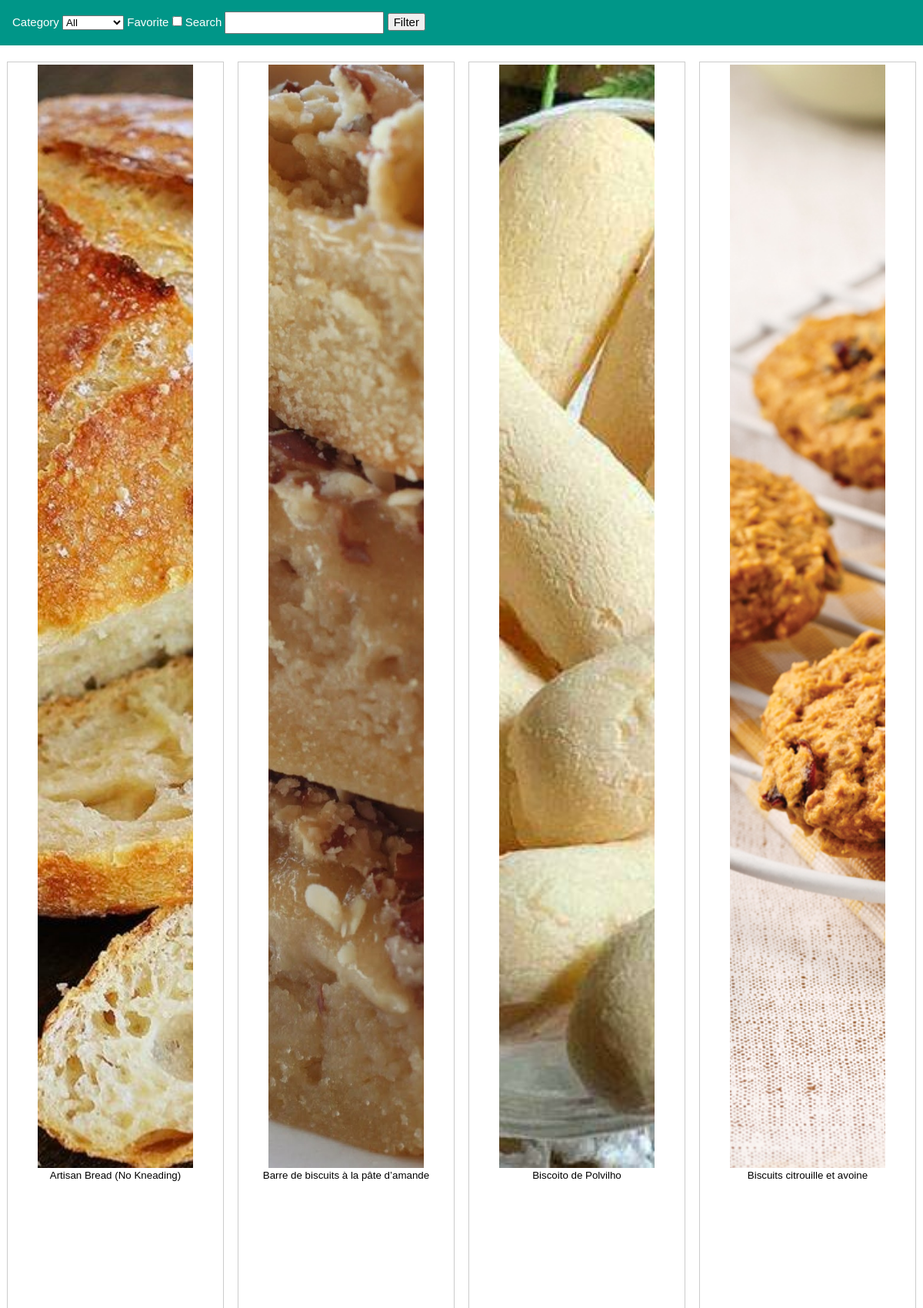
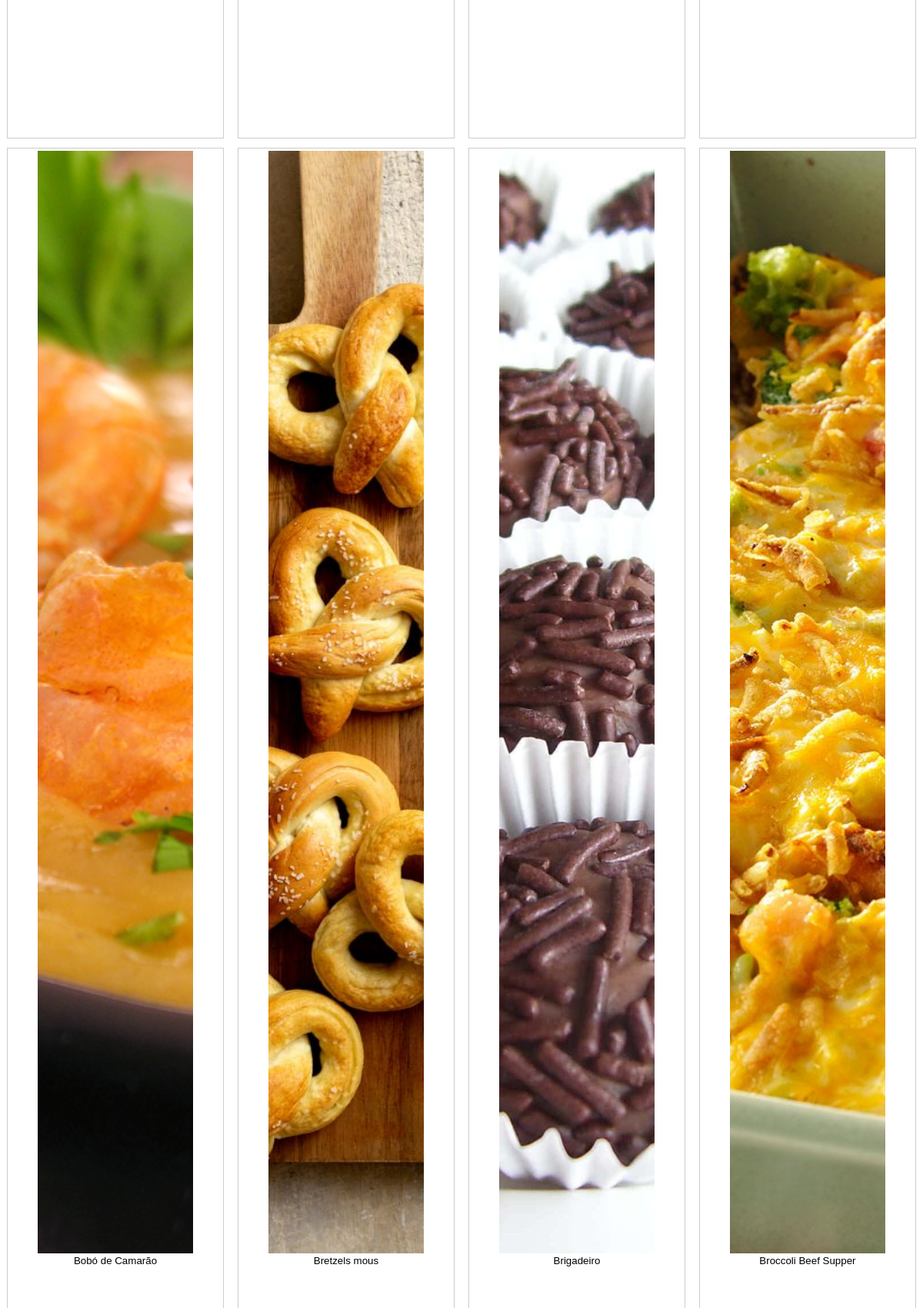
The page / (upper part) on the database its author committed (2 pictures, top to bottom).
### app_config.py (models this page shows, shortened)
class Recipe(db.Model):
    name = db.Column(db.String, nullable=False, unique=True, primary_key=True)
    prepTime = db.Column(db.String, nullable=False)
    cookingTime = db.Column(db.String, nullable=False)
    servings = db.Column(db.Integer, nullable=False)
    videoURL = db.Column(db.String, nullable=False)
    sourceURL = db.Column(db.String, nullable=False)
    steps = db.Column(db.Text, nullable=False)
    photo = db.Column(db.String, nullable=False)
    favorite = db.Column(db.Boolean, default=False)
    category = db.Column(db.String, nullable=False)
    tags = db.Column(db.String, nullable=False)
    ingredients = db.relationship('Ingredient', backref='recipe', lazy=True)

### app_index.py (the view)
@app.route('/', methods=['POST', 'GET'])
def index(category='All', favorite=False, tags=''):
    recipes = Recipe.query.order_by(Recipe.name)
    if request.method == 'POST':
        category = request.form.get('category')
        favorite = False
        if request.form.get('favorite') is not None:
            favorite = True
        tags = request.form['tags']
    if category != 'All':
        recipes = [i for i in recipes if category == i.category]
    if tags != '':
        recipes = [i for i in recipes if (tags.lower() in i.tags.lower()) or (tags.lower() in i.name.lower())]
    if favorite:
        recipes = [i for i in recipes if i.favorite]
    return render_template('index.html', recipes=recipes, category=category,
                           favorite=favorite, tags=tags, categories=known_categories)

### templates/index.html (shortened to what this page needs)
<!DOCTYPE html>
<html>
<head>
    <link rel="stylesheet" href="../static/css/index.css">
    <link rel='stylesheet' href='../static/css/fonts.css'>
</head>
<body>
    <header>
        <div class="header-container">
            <div class="form">
                <form action="/" method="POST">
                    <label for="fname">Category</label>
                    <select id="category" name="category">
                        <option value="All" {%if category == 'All' %} selected {%endif%}> All </option>
                    </select>
                    <label for="fname">Favorite</label>
                    <input type="checkbox", name="favorite" {%if favorite%}checked="checked"{%endif%}>
                    <label for="fname">Search</label>
                    <input type="text" name="tags" value="{{tags}}">
                    <input type="submit" value="Filter">
                </form>
            </div>
        </div>
    </header>
    {%for recipe in recipes%}
    <div class="responsive">
        <div class="gallery">
            <a target="_self" href="/recipe/{{recipe.name}}&scaling=1">
                <img src="{{recipe.photo}}" alt="{{recipe.name}}" width="600" height="400">
            </a>
            <div class="desc">{{recipe.name}}</div>
        </div>
    </div>
    {%endfor%}
</body>
</html>

### static/css/index.css (style rules this page uses)
body { --themeColor: #009688; --grey:#757575; }
.header-container { color:#fff!important; background-color:var(--themeColor)!important; text-align:left; display:inline-block; width:100%; margin-bottom:16px!important; padding:1em 16px; }
div.gallery { border: 1px solid #ccc; height: 20vmax; padding: 1% 5%; margin: 2% 1% }
div.gallery img { width: 80%; height: 80%; object-fit: cover; display: block; margin: auto; }
div.desc { font-size: 10pt; text-align: center; }
* { box-sizing: border-box; }
.responsive { padding: 0 6px;float: left;width: 24.99999%; }
html,body,h1,h2,h3,h4,h5,h6 { font-family: "Roboto", sans-serif }
a { color: inherit; background-color:transparent }
input { font:inherit;margin:0 }
html { box-sizing:border-box }
*,*:before,*:after { box-sizing:inherit }
html { -ms-text-size-adjust:100%;-webkit-text-size-adjust:100% }
body { margin:0 }
html,body { font-family:Verdana,sans-serif;font-size:15px;line-height:1.5 }
html { overflow-x:hidden }

### rows shown on the page
Recipe: photo (picture), name "Artisan Bread (No Kneading)"
Recipe: photo (picture), name "Barre de biscuits à la pâte d’amande"
Recipe: photo (picture), name "Biscoito de Polvilho"
Recipe: photo (picture), name "Biscuits citrouille et avoine"
Recipe: photo (picture), name "Bobó de Camarão"
Recipe: photo (picture), name "Bretzels mous"
Recipe: photo (picture), name "Brigadeiro"
Recipe: photo (picture), name "Broccoli Beef Supper"
